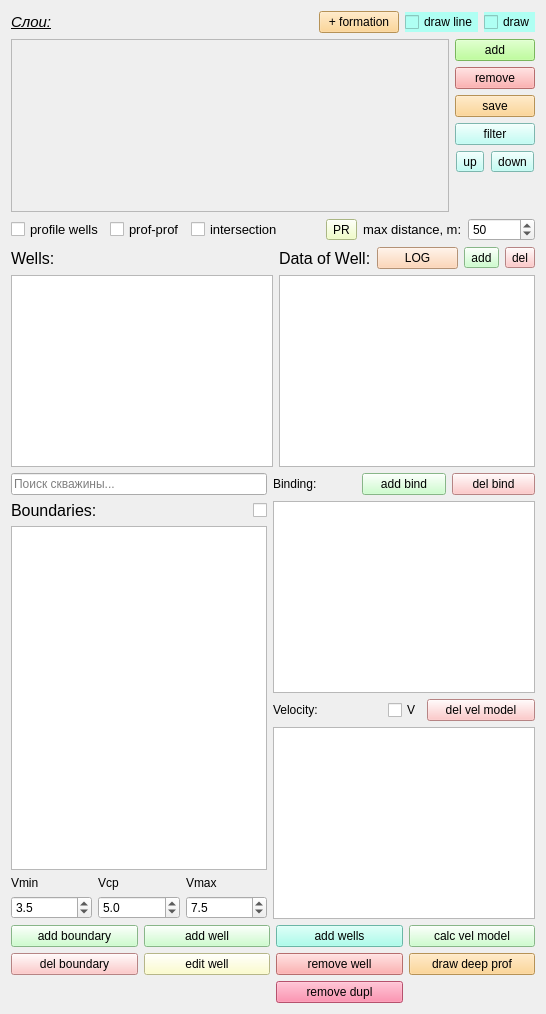
            <widget class="QWidget" name="tab_4">
             <attribute name="title">
              <string>Layer, Well</string>
             </attribute>
             <layout class="QGridLayout" name="gridLayout_148">
              <item row="0" column="0" colspan="3">
               <layout class="QVBoxLayout" name="verticalLayout_3" stretch="0,4">
                <item>
                 <layout class="QGridLayout" name="gridLayout_14">
                  <item row="0" column="2">
                   <widget class="QPushButton" name="pushButton_add_formation">
                    <property name="toolTip">
                     <string>Добавить новый пласт</string>
                    </property>
                    <property name="styleSheet">
                     <string notr="true">background-color: rgb(255, 204, 121);</string>
                    </property>
                    <property name="text">
                     <string>+ formation</string>
                    </property>
                   </widget>
                  </item>
                  <item row="0" column="0">
                   <widget class="QLabel" name="label_10">
                    <property name="font">
                     <font>
                      <pointsize>11</pointsize>
                      <italic>true</italic>
                      <underline>true</underline>
                     </font>
                    </property>
                    <property name="toolTip">
                     <string/>
                    </property>
                    <property name="text">
                     <string>Слои:</string>
                    </property>
                   </widget>
                  </item>
                  <item row="0" column="1">
                   <spacer name="horizontalSpacer_2">
                    <property name="orientation">
                     <enum>Qt::Horizontal</enum>
                    </property>
                    <property name="sizeHint" stdset="0">
                     <size>
                      <width>40</width>
                      <height>20</height>
                     </size>
                    </property>
                   </spacer>
                  </item>
                  <item row="0" column="4">
                   <widget class="QCheckBox" name="checkBox_draw_layer">
                    <property name="styleSheet">
                     <string notr="true">background-color: rgb(175, 255, 243);</string>
                    </property>
                    <property name="text">
                     <string>draw</string>
                    </property>
                   </widget>
                  </item>
                  <item row="0" column="3">
                   <widget class="QCheckBox" name="checkBox_draw_line">
                    <property name="styleSheet">
                     <string notr="true">background-color: rgb(175, 255, 243);</string>
                    </property>
                    <property name="text">
                     <string>draw line</string>
                    </property>
                   </widget>
                  </item>
                 </layout>
                </item>
                <item>
                 <layout class="QGridLayout" name="gridLayout_17" columnstretch="3,0">
                  <item row="0" column="1">
                   <layout class="QGridLayout" name="gridLayout_layer_5" columnstretch="0">
                    <item row="0" column="0">
                     <widget class="QPushButton" name="pushButton_add_layer">
                      <property name="toolTip">
                       <string>Добавить новый слой</string>
                      </property>
                      <property name="styleSheet">
                       <string notr="true">background-color: rgb(170, 255, 127);</string>
                      </property>
                      <property name="text">
                       <string>add</string>
                      </property>
                     </widget>
                    </item>
                    <item row="1" column="0">
                     <widget class="QPushButton" name="pushButton_remove_layer">
                      <property name="toolTip">
                       <string>Удалить выбранный слой</string>
                      </property>
                      <property name="styleSheet">
                       <string notr="true">background-color: rgb(255, 153, 153);</string>
                      </property>
                      <property name="text">
                       <string>remove</string>
                      </property>
                     </widget>
                    </item>
                    <item row="4" column="0">
                     <layout class="QGridLayout" name="gridLayout_19">
                      <item row="0" column="0">
                       <widget class="QToolButton" name="toolButton_crop_up">
                        <property name="styleSheet">
                         <string notr="true">background-color: rgb(175, 255, 243);</string>
                        </property>
                        <property name="text">
                         <string>up</string>
                        </property>
                       </widget>
                      </item>
                      <item row="0" column="1">
                       <widget class="QToolButton" name="toolButton_crop_down">
                        <property name="styleSheet">
                         <string notr="true">background-color: rgb(175, 255, 243);</string>
                        </property>
                        <property name="text">
                         <string>down</string>
                        </property>
                       </widget>
                      </item>
                     </layout>
                    </item>
                    <item row="2" column="0">
                     <widget class="QPushButton" name="pushButton_edges_layer">
                      <property name="toolTip">
                       <string>Сохранить изменения для выбранного слоя</string>
                      </property>
                      <property name="styleSheet">
                       <string notr="true">background-color: rgb(255, 204, 121);</string>
                      </property>
                      <property name="text">
                       <string>save</string>
                      </property>
                     </widget>
                    </item>
                    <item row="3" column="0">
                     <widget class="QPushButton" name="pushButton_layer_filt">
                      <property name="toolTip">
                       <string>Отфильтровать слой</string>
                      </property>
                      <property name="styleSheet">
                       <string notr="true">background-color: rgb(175, 255, 243);</string>
                      </property>
                      <property name="text">
                       <string>filter</string>
                      </property>
                     </widget>
                    </item>
                    <item row="5" column="0">
                     <spacer name="verticalSpacer_5">
                      <property name="orientation">
                       <enum>Qt::Vertical</enum>
                      </property>
                      <property name="sizeHint" stdset="0">
                       <size>
                        <width>20</width>
                        <height>40</height>
                       </size>
                      </property>
                     </spacer>
                    </item>
                   </layout>
                  </item>
                  <item row="0" column="0">
                   <widget class="QScrollArea" name="scrollArea_2">
                    <property name="widgetResizable">
                     <bool>true</bool>
                    </property>
                    <widget class="QWidget" name="scrollAreaWidgetContents_2">
                     <property name="geometry">
                      <rect>
                       <x>0</x>
                       <y>0</y>
                       <width>435</width>
                       <height>196</height>
                      </rect>
                     </property>
                     <layout class="QGridLayout" name="gridLayout_18" columnstretch="4">
                      <item row="0" column="0">
                       <widget class="QWidget" name="widget_layer" native="true">
                        <layout class="QGridLayout" name="gridLayout_25">
                         <item row="0" column="0">
                          <layout class="QVBoxLayout" name="verticalLayout_layer">
                           <item>
                            <spacer name="verticalSpacer_11">
                             <property name="orientation">
                              <enum>Qt::Vertical</enum>
                             </property>
                             <property name="sizeHint" stdset="0">
                              <size>
                               <width>20</width>
                               <height>40</height>
                              </size>
                             </property>
                            </spacer>
                           </item>
                          </layout>
                         </item>
                        </layout>
                       </widget>
                      </item>
                     </layout>
                    </widget>
                   </widget>
                  </item>
                 </layout>
                </item>
               </layout>
              </item>
              <item row="1" column="0" colspan="3">
               <layout class="QGridLayout" name="gridLayout_21">
                <item row="0" column="0">
                 <widget class="QCheckBox" name="checkBox_profile_well">
                  <property name="font">
                   <font>
                    <pointsize>10</pointsize>
                   </font>
                  </property>
                  <property name="text">
                   <string>profile wells</string>
                  </property>
                 </widget>
                </item>
                <item row="0" column="2">
                 <layout class="QGridLayout" name="gridLayout_22" columnstretch="2,0,0,0,0">
                  <item row="0" column="4">
                   <widget class="QSpinBox" name="spinBox_well_distance">
                    <property name="minimum">
                     <number>1</number>
                    </property>
                    <property name="maximum">
                     <number>100000</number>
                    </property>
                    <property name="singleStep">
                     <number>10</number>
                    </property>
                    <property name="value">
                     <number>50</number>
                    </property>
                   </widget>
                  </item>
                  <item row="0" column="0">
                   <widget class="QCheckBox" name="checkBox_profile_intersec">
                    <property name="font">
                     <font>
                      <pointsize>10</pointsize>
                     </font>
                    </property>
                    <property name="text">
                     <string>intersection</string>
                    </property>
                   </widget>
                  </item>
                  <item row="0" column="2" colspan="2">
                   <widget class="QLabel" name="label_15">
                    <property name="font">
                     <font>
                      <pointsize>10</pointsize>
                     </font>
                    </property>
                    <property name="text">
                     <string>max distance, m:</string>
                    </property>
                   </widget>
                  </item>
                  <item row="0" column="1">
                   <widget class="QToolButton" name="toolButton_find_profile">
                    <property name="styleSheet">
                     <string notr="true">background-color: rgb(238, 255, 184);</string>
                    </property>
                    <property name="text">
                     <string>PR</string>
                    </property>
                   </widget>
                  </item>
                 </layout>
                </item>
                <item row="0" column="1">
                 <widget class="QCheckBox" name="checkBox_prof_intersect">
                  <property name="font">
                   <font>
                    <pointsize>10</pointsize>
                   </font>
                  </property>
                  <property name="text">
                   <string>prof-prof</string>
                  </property>
                 </widget>
                </item>
               </layout>
              </item>
              <item row="2" column="0">
               <layout class="QGridLayout" name="gridLayout_62">
                <item row="0" column="0">
                 <widget class="QLabel" name="label_11">
                  <property name="font">
                   <font>
                    <pointsize>12</pointsize>
                   </font>
                  </property>
                  <property name="toolTip">
                   <string>Скважины</string>
                  </property>
                  <property name="text">
                   <string>Wells:</string>
                  </property>
                 </widget>
                </item>
               </layout>
              </item>
              <item row="2" column="2">
               <layout class="QGridLayout" name="gridLayout_12">
                <item row="0" column="0">
                 <widget class="QLabel" name="label_12">
                  <property name="font">
                   <font>
                    <pointsize>12</pointsize>
                   </font>
                  </property>
                  <property name="toolTip">
                   <string>Данные скважины</string>
                  </property>
                  <property name="text">
                   <string>Data of Well:</string>
                  </property>
                 </widget>
                </item>
                <item row="0" column="1">
                 <widget class="QPushButton" name="pushButton_well_log">
                  <property name="toolTip">
                   <string>Каротажные кривые скважины</string>
                  </property>
                  <property name="styleSheet">
                   <string notr="true">background-color: rgb(252, 204, 165);</string>
                  </property>
                  <property name="text">
                   <string>LOG</string>
                  </property>
                 </widget>
                </item>
                <item row="0" column="2">
                 <widget class="QToolButton" name="toolButton_add_data_well">
                  <property name="styleSheet">
                   <string notr="true">background-color: rgb(191, 255, 191);</string>
                  </property>
                  <property name="text">
                   <string>add</string>
                  </property>
                 </widget>
                </item>
                <item row="0" column="3">
                 <widget class="QToolButton" name="toolButton_del_data_well">
                  <property name="styleSheet">
                   <string notr="true">background-color: rgb(255, 185, 185);</string>
                  </property>
                  <property name="text">
                   <string>del</string>
                  </property>
                 </widget>
                </item>
               </layout>
              </item>
              <item row="3" column="0" colspan="2">
               <widget class="QListWidget" name="listWidget_well"/>
              </item>
              <item row="3" column="2">
               <widget class="QTextEdit" name="textEdit_datawell"/>
              </item>
              <item row="4" column="0">
               <layout class="QGridLayout" name="gridLayout_13">
                <item row="0" column="0">
                 <layout class="QGridLayout" name="gridLayout_93" columnstretch="1,0">
                  <item row="1" column="1">
                   <widget class="QCheckBox" name="checkBox_show_bound">
                    <property name="text">
                     <string/>
                    </property>
                   </widget>
                  </item>
                  <item row="1" column="0">
                   <widget class="QLabel" name="label_13">
                    <property name="font">
                     <font>
                      <pointsize>12</pointsize>
                     </font>
                    </property>
                    <property name="toolTip">
                     <string>Границы</string>
                    </property>
                    <property name="text">
                     <string>Boundaries:</string>
                    </property>
                   </widget>
                  </item>
                  <item row="0" column="0" colspan="2">
                   <widget class="QLineEdit" name="lineEdit_well_search">
                    <property name="text">
                     <string/>
                    </property>
                    <property name="placeholderText">
                     <string>Поиск скважины...</string>
                    </property>
                   </widget>
                  </item>
                 </layout>
                </item>
                <item row="1" column="0">
                 <layout class="QGridLayout" name="gridLayout_23">
                  <item row="0" column="0">
                   <widget class="QListWidget" name="listWidget_bound"/>
                  </item>
                  <item row="1" column="0">
                   <layout class="QGridLayout" name="gridLayout_24">
                    <item row="0" column="0">
                     <widget class="QLabel" name="label_16">
                      <property name="text">
                       <string>Vmin</string>
                      </property>
                     </widget>
                    </item>
                    <item row="0" column="1">
                     <widget class="QLabel" name="label_17">
                      <property name="text">
                       <string>Vср</string>
                      </property>
                     </widget>
                    </item>
                    <item row="0" column="2">
                     <widget class="QLabel" name="label_18">
                      <property name="text">
                       <string>Vmax</string>
                      </property>
                     </widget>
                    </item>
                    <item row="1" column="0">
                     <widget class="QDoubleSpinBox" name="doubleSpinBox_vmin">
                      <property name="decimals">
                       <number>1</number>
                      </property>
                      <property name="minimum">
                       <double>0.100000000000000</double>
                      </property>
                      <property name="maximum">
                       <double>99.000000000000000</double>
                      </property>
                      <property name="singleStep">
                       <double>0.100000000000000</double>
                      </property>
                      <property name="value">
                       <double>3.500000000000000</double>
                      </property>
                     </widget>
                    </item>
                    <item row="1" column="1">
                     <widget class="QDoubleSpinBox" name="doubleSpinBox_vsr">
                      <property name="decimals">
                       <number>1</number>
                      </property>
                      <property name="minimum">
                       <double>0.100000000000000</double>
                      </property>
                      <property name="maximum">
                       <double>99.000000000000000</double>
                      </property>
                      <property name="singleStep">
                       <double>0.100000000000000</double>
                      </property>
                      <property name="value">
                       <double>5.000000000000000</double>
                      </property>
                     </widget>
                    </item>
                    <item row="1" column="2">
                     <widget class="QDoubleSpinBox" name="doubleSpinBox_vmax">
                      <property name="decimals">
                       <number>1</number>
                      </property>
                      <property name="minimum">
                       <double>0.100000000000000</double>
                      </property>
                      <property name="maximum">
                       <double>99.000000000000000</double>
                      </property>
                      <property name="singleStep">
                       <double>0.100000000000000</double>
                      </property>
                      <property name="value">
                       <double>7.500000000000000</double>
                      </property>
                     </widget>
                    </item>
                   </layout>
                  </item>
                 </layout>
                </item>
               </layout>
              </item>
              <item row="4" column="1" colspan="2">
               <layout class="QGridLayout" name="gridLayout_134">
                <item row="0" column="0">
                 <layout class="QGridLayout" name="gridLayout_136">
                  <item row="0" column="0">
                   <layout class="QHBoxLayout" name="horizontalLayout_8">
                    <item>
                     <widget class="QLabel" name="label_14">
                      <property name="text">
                       <string>Binding:</string>
                      </property>
                     </widget>
                    </item>
                    <item>
                     <widget class="QPushButton" name="pushButton_add_bind">
                      <property name="toolTip">
                       <string>Привязка отбивок скважин к отрисованным границам</string>
                      </property>
                      <property name="styleSheet">
                       <string notr="true">background-color: rgb(191, 255, 191);</string>
                      </property>
                      <property name="text">
                       <string>add bind</string>
                      </property>
                     </widget>
                    </item>
                    <item>
                     <widget class="QPushButton" name="pushButton_del_bind">
                      <property name="styleSheet">
                       <string notr="true">background-color: rgb(255, 185, 185);</string>
                      </property>
                      <property name="text">
                       <string>del bind</string>
                      </property>
                     </widget>
                    </item>
                   </layout>
                  </item>
                  <item row="1" column="0">
                   <widget class="QListWidget" name="listWidget_bind"/>
                  </item>
                 </layout>
                </item>
                <item row="1" column="0">
                 <layout class="QGridLayout" name="gridLayout_147">
                  <item row="0" column="0">
                   <layout class="QHBoxLayout" name="horizontalLayout_9" stretch="1,0,1">
                    <item>
                     <widget class="QLabel" name="label_31">
                      <property name="toolTip">
                       <string>Cкоростные модели по пласту</string>
                      </property>
                      <property name="text">
                       <string>Velocity:</string>
                      </property>
                     </widget>
                    </item>
                    <item>
                     <widget class="QCheckBox" name="checkBox_vel_color">
                      <property name="text">
                       <string>V</string>
                      </property>
                     </widget>
                    </item>
                    <item>
                     <widget class="QPushButton" name="pushButton_del_vel_model">
                      <property name="styleSheet">
                       <string notr="true">background-color: rgb(255, 185, 185);</string>
                      </property>
                      <property name="text">
                       <string>del vel model</string>
                      </property>
                     </widget>
                    </item>
                   </layout>
                  </item>
                  <item row="1" column="0">
                   <widget class="QListWidget" name="listWidget_vel_model"/>
                  </item>
                 </layout>
                </item>
               </layout>
              </item>
              <item row="5" column="0" colspan="3">
               <layout class="QGridLayout" name="gridLayout_20">
                <item row="0" column="4">
                 <widget class="QPushButton" name="pushButton_calc_vel_form">
                  <property name="toolTip">
                   <string>Рассчитать скоростную модель</string>
                  </property>
                  <property name="styleSheet">
                   <string notr="true">background-color: rgb(191, 255, 191);</string>
                  </property>
                  <property name="text">
                   <string>calc vel model</string>
                  </property>
                 </widget>
                </item>
                <item row="0" column="3">
                 <widget class="QPushButton" name="pushButton_add_wells">
                  <property name="toolTip">
                   <string>Добавить новые скважины</string>
                  </property>
                  <property name="styleSheet">
                   <string notr="true">background-color: rgb(148, 255, 232);</string>
                  </property>
                  <property name="text">
                   <string>add wells</string>
                  </property>
                 </widget>
                </item>
                <item row="0" column="1">
                 <widget class="QPushButton" name="pushButton_add_bound">
                  <property name="toolTip">
                   <string>Добавить новую границу</string>
                  </property>
                  <property name="styleSheet">
                   <string notr="true">background-color: rgb(191, 255, 191);</string>
                  </property>
                  <property name="text">
                   <string>add boundary</string>
                  </property>
                 </widget>
                </item>
                <item row="1" column="3">
                 <widget class="QPushButton" name="pushButton_rem_well">
                  <property name="toolTip">
                   <string>Удалить скважину</string>
                  </property>
                  <property name="styleSheet">
                   <string notr="true">background-color: rgb(255, 153, 153);</string>
                  </property>
                  <property name="text">
                   <string>remove well</string>
                  </property>
                 </widget>
                </item>
                <item row="1" column="2">
                 <widget class="QPushButton" name="pushButton_edit_well">
                  <property name="toolTip">
                   <string>Редактировать текущую скважину</string>
                  </property>
                  <property name="styleSheet">
                   <string notr="true">background-color: rgb(255, 255, 191);</string>
                  </property>
                  <property name="text">
                   <string>edit well</string>
                  </property>
                 </widget>
                </item>
                <item row="1" column="1">
                 <widget class="QPushButton" name="pushButton_rem_bound">
                  <property name="toolTip">
                   <string>Удалить границу</string>
                  </property>
                  <property name="styleSheet">
                   <string notr="true">background-color: rgb(255, 185, 185);</string>
                  </property>
                  <property name="text">
                   <string>del boundary</string>
                  </property>
                 </widget>
                </item>
                <item row="1" column="4">
                 <widget class="QPushButton" name="pushButton_draw_deep_prof">
                  <property name="styleSheet">
                   <string notr="true">background-color: rgb(255, 204, 121);</string>
                  </property>
                  <property name="text">
                   <string>draw deep prof</string>
                  </property>
                 </widget>
                </item>
                <item row="0" column="2">
                 <widget class="QPushButton" name="pushButton_add_well">
                  <property name="toolTip">
                   <string>Добавить новую скважину</string>
                  </property>
                  <property name="styleSheet">
                   <string notr="true">background-color: rgb(191, 255, 191);</string>
                  </property>
                  <property name="text">
                   <string>add well</string>
                  </property>
                 </widget>
                </item>
                <item row="2" column="3">
                 <widget class="QPushButton" name="pushButton_rem_dupl_wells">
                  <property name="styleSheet">
                   <string notr="true">background-color: rgb(255, 113, 153);</string>
                  </property>
                  <property name="text">
                   <string>remove dupl</string>
                  </property>
                 </widget>
                </item>
               </layout>
              </item>
             </layout>
            </widget>
